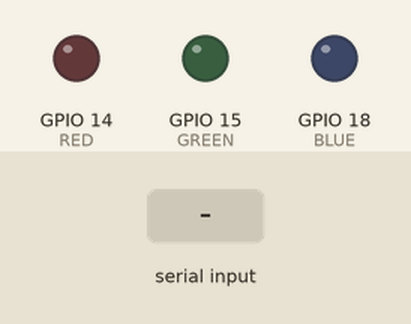
Simulated run of this program. Board: Raspberry Pi (BCM pin numbers). Shown: output pins drawn as LEDs (lit = HIGH). The inputs (shaded band) are chosen by the test bench. What the program prints to the terminal is not drawn.

Above: at 1.2 s.
1.3 s: "5" typed at the terminal, then Enter
At 2.1 s:
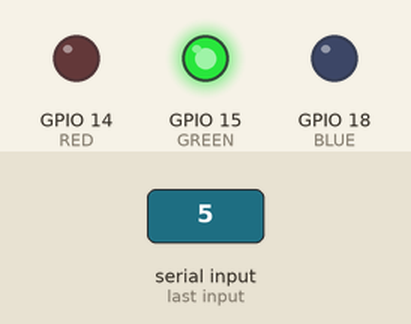
At 3.7 s:
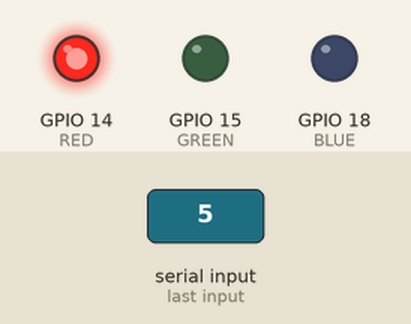
Timing chart, 0 to 13.3 s (numbered marks = the images above; inputs shaded):
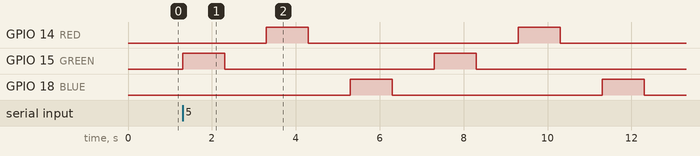

The program:

led.py
```python
import RPi.GPIO as GPIO # 라즈베리파이의 GPIO 핀을 제어하기 위한 라이브러리 임포트
import time # 시간 지연(sleep)을 위한 time 모듈 임포트

GPIO.setmode(GPIO.BCM) # GPIO 번호 체계를 BCM 방식으로 설정

RED = 14		# 핀 번호
GREEN = 15		# 핀 번호
BLUE = 18		# 핀 번호

# 각 핀을 출력 모드로 설정 (전기를 흘려보낼 수 있게 설정)
GPIO.setup(RED, GPIO.OUT)
GPIO.setup(GREEN, GPIO.OUT)
GPIO.setup(BLUE, GPIO.OUT)

# 횟수 입력 받기
num = int(input("LED를 몇 번 깜빡이시겠습니까? : "))

# 반복 실행
for i in range(num):

	# 초록 LED 켜기 (센서 에러로 RED 켜짐)
	GPIO.output(GREEN, GPIO.HIGH)	# 전압 출력 (LED ON)
	time.sleep(1) # 1초 유지
	GPIO.output(GREEN, GPIO.LOW) 	# 전압 끔 (LED OFF)
	time.sleep(1) # 1초 유지

	# 빨간 LED 켜기 (센서 에러로 GREEN 켜짐)
	GPIO.output(RED, GPIO.HIGH)
	time.sleep(1)
	GPIO.output(RED, GPIO.LOW)
	time.sleep(1)

	# 파란 LED 켜기
	GPIO.output(BLUE, GPIO.HIGH)
	time.sleep(1)
	GPIO.output(BLUE, GPIO.LOW)
	time.sleep(1)

# GPIO 핀 초기화
GPIO.cleanup()
```

Measured:
- after the input at 1.3 s, GPIO 14 (RED): alternates HIGH for 1.0 s and LOW for 5.0 s, starting after 2.0 s; GPIO 15 (GREEN): alternates HIGH for 1.0 s and LOW for 5.0 s, starting at once; GPIO 18 (BLUE): alternates HIGH for 1.0 s and LOW for 5.0 s, starting after 4.0 s
